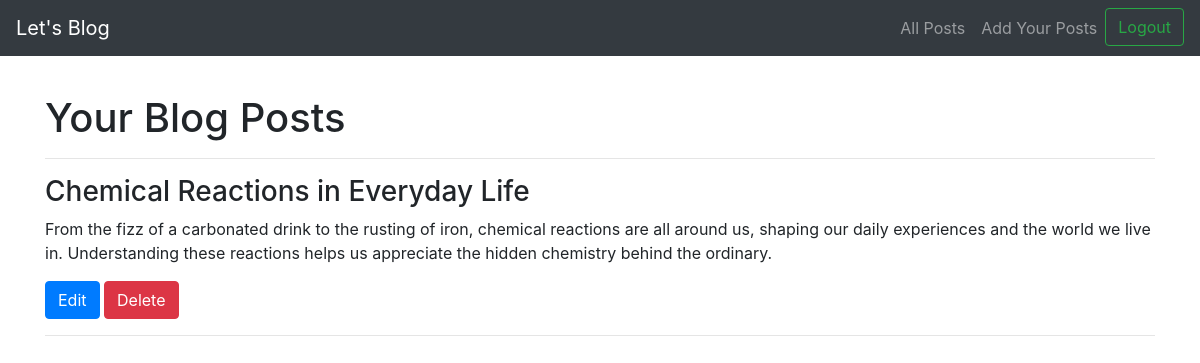
The page /dashboard/ (signed in) on the database its author committed.
### blog/models.py (models this page shows, shortened)
class Post(models.Model):
    title = models.CharField(max_length=200)
    author = models.CharField(max_length=100)
    content = models.TextField()
    published_date = models.DateTimeField(auto_now_add=True)

### blog/views.py (the view)
# urls.py: path('dashboard/', user_dashboard, name='user_dashboard'),
@login_required
def user_dashboard(request):
    user_posts = Post.objects.filter(author=request.user)
    return render(request, 'blog/user_dashboard.html', {'user_posts': user_posts})

### blog/templates/blog/user_dashboard.html (shortened to what this page needs)
<!DOCTYPE html>
<html lang="en">
<head>
    <link rel="stylesheet" href="https://stackpath.bootstrapcdn.com/bootstrap/4.5.2/css/bootstrap.min.css">
</head>
<body>
    <nav class="navbar navbar-expand-lg navbar-dark bg-dark fixed-top">
        <a class="navbar-brand" href="#">Let's Blog</a>
        <div class="collapse navbar-collapse" id="navbarNav">
            <ul class="navbar-nav ml-auto">
                <li class="nav-item">
                    <a class="nav-link" href="{% url 'all_posts' %}">All Posts</a>
                </li>
                <li class="nav-item">
                    <a class="nav-link" href="{% url 'add_post' %}">Add Your Posts</a>
                </li>
                <li class="nav-item">
                    <form class="form-inline my-2 my-lg-0" method="post" action="{% url 'logout' %}">
                        <button class="btn btn-outline-success my-2 my-sm-0" type="submit">Logout</button>
                    </form>
                </li>
            </ul>
        </div>
    </nav>
    <div class="container mt-4">
        <h1>Your Blog Posts</h1>
        <hr>
        {% for post in user_posts %}
            <div class="post">
                <h3>{{ post.title }}</h3>
                <p>{{ post.content }}</p>
                <div class="post-actions">
                    <a href="{% url 'edit_post' post.id %}" class="btn btn-primary">Edit</a>
                    <form action="{% url 'delete_post' post.id %}" method="post" style="display: inline;">
                        <button type="submit" class="btn btn-danger" onclick="return confirm('Are you sure you want to delete this post?')">Delete</button>
                    </form>
                </div>
                <hr>
            </div>
        {% empty %}
            <p>No posts yet.</p>
        {% endfor %}
    </div>
</body>
</html>

### blog/templates/blog/user_dashboard.html (style rules this page uses)
body { padding-top: 70px; }
.post { margin-bottom: 20px; }
.post-actions { display: inline; }

### rows shown on the page
Post: title "Chemical Reactions in Everyday Life", content "From the fizz of a carbonated drink to the rusting of iron, chemical reactions are all around us, shaping our daily experiences and the world we live in. Understanding these reactions helps us appreciate the hidden chemistry behind the ordinary."
